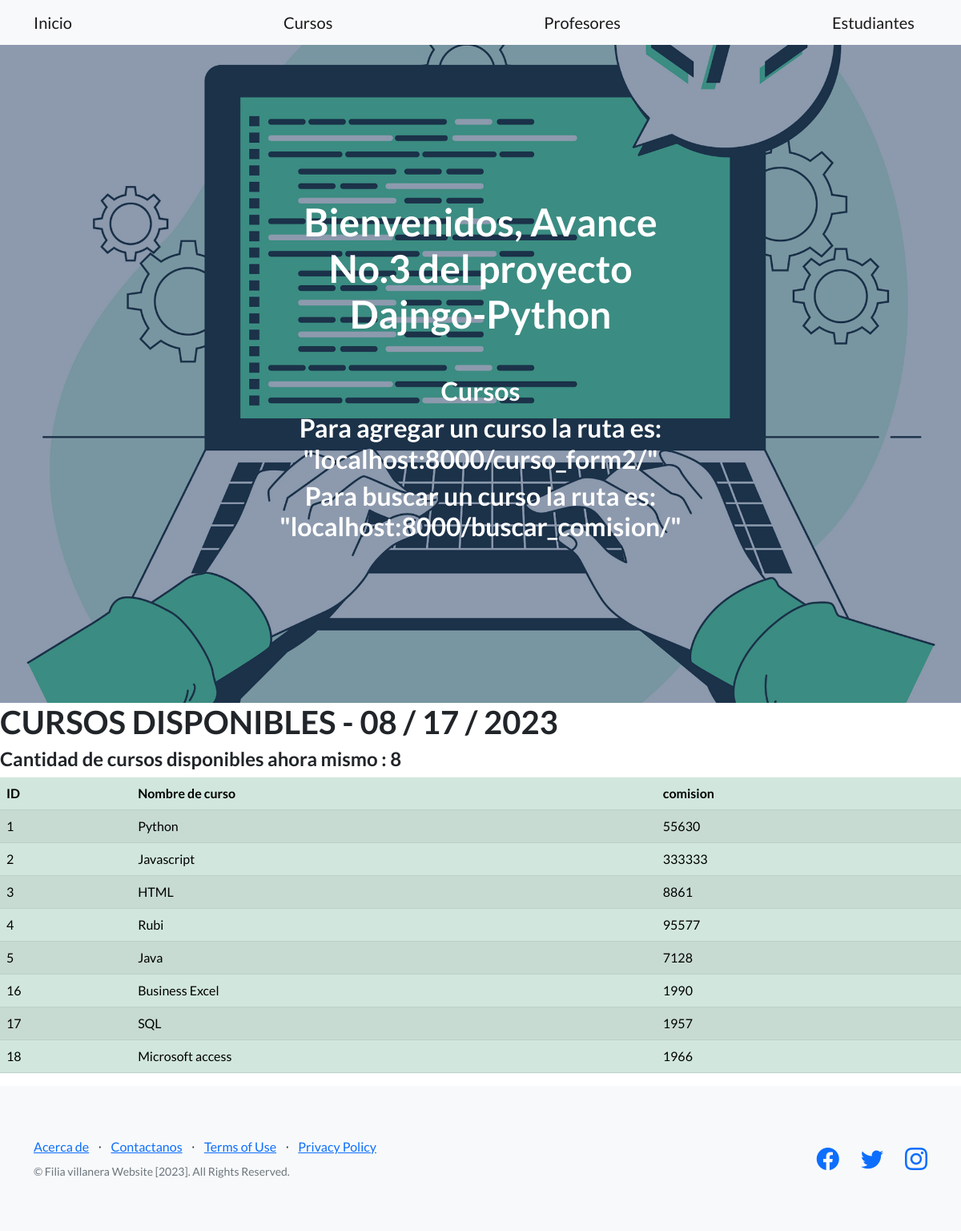
Screenshot of /cursos/ with the database file from the repository.
### app1/models.py (models this page shows, shortened)
class Curso (models.Model):
    nombre = models.CharField(max_length=50)
    comision  = models.IntegerField()

### app1/views.py (the view)
# urls.py: path('cursos/', cursos, name="cursos" ),
def cursos (request):
    contexto = {"cursos": Curso.objects.all(), 'titulo': 'Cursos disponibles', 'comisiones':['comision 1', 'comision 2', 'comision 3']}
    return render(request, "aplicacion/cursos.html", contexto)

### app1/templates/aplicacion/cursos.html
{% extends 'aplicacion/base.html' %}
{% load static %}
{% block encabezado %}
    Cursos
    <h2>Para agregar un curso la ruta es: "localhost:8000/curso_form2/"</h2>
    <h2>   Para buscar un curso la ruta es: "localhost:8000/buscar_comision/"</h2>
{% endblock encabezado %}
{% block contenido %}
<h1> {{ titulo|upper }} - {% now 'm / d / Y' %} </h1>
<h4>Cantidad de cursos disponibles ahora mismo : {{cursos|length}}</h4>
<table class="table table-success table-striped">
    <thead>
        <tr>
            <th>ID</th>
            <th>Nombre de curso</th>
            <th>comision</th>
        </tr>
    </thead>
    <tbody>
{% for c in cursos  %}
        <tr>
            <td>{{ c.id  }}</td>
            <td>{{ c.nombre }}</td>
            <td>{{ c.comision }}</td>
        </tr>
{% endfor %}
    </tbody>
</table>
{% endblock contenido %}

### rows the page displays
Curso: id "1", nombre "Python", comision "55630"
Curso: id "2", nombre "Javascript", comision "333333"
Curso: id "3", nombre "HTML", comision "8861"
Curso: id "4", nombre "Rubi", comision "95577"
Curso: id "5", nombre "Java", comision "7128"
Curso: id "16", nombre "Business Excel", comision "1990"
Curso: id "17", nombre "SQL", comision "1957"
Curso: id "18", nombre "Microsoft access", comision "1966"

### other values shown
{{ titulo|upper }} "CURSOS DISPONIBLES"
{{ cursos|length }} "8"
